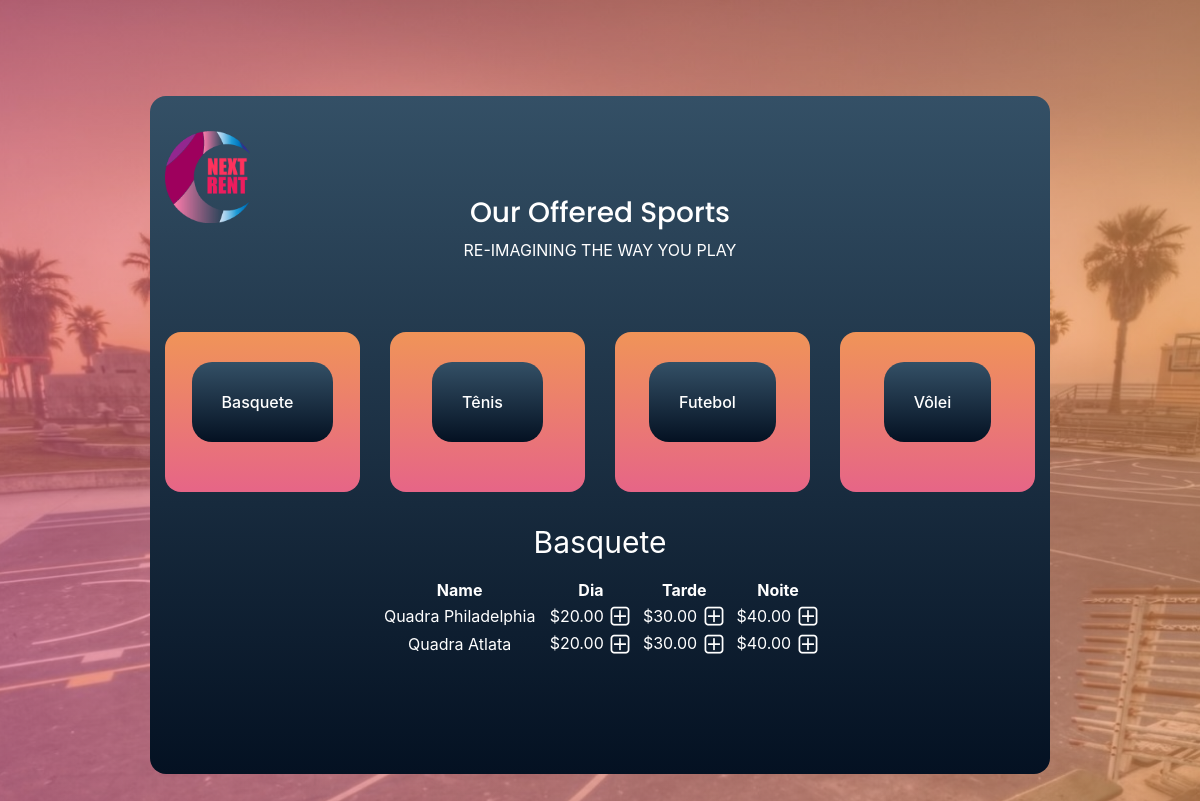
Screenshot of /menu/Basquete (signed in) with the database file from the repository.
### orders/models.py (models this page shows, shortened)
class Category(models.Model):
    name=models.CharField(max_length=64)
    def __str__(self):
        return f"{self.name}"

class Basquete(models.Model):
    name=models.CharField(max_length=64)
    dia=models.DecimalField(max_digits=4,decimal_places=2)
    tarde=models.DecimalField(max_digits=4,decimal_places=2)
    noite=models.DecimalField(max_digits=4,decimal_places=2)

### orders/views.py (the view)
# urls.py: path("menu/<str:category>", views.menu, name="menu"),
def menu(request,category):
    menu,columns=findTable(category)
    order_number=User_order.objects.get(user=request.user,status='initiated').order_number
    context = {
        "user":request.user,
        "Checkout":Order2.objects.filter(user=request.user,number=order_number),
        "Checkout_category":Order2.objects.filter(user=request.user,number=order_number).values_list('category').distinct(),
        "Total":list(Order2.objects.filter(user=request.user,number=order_number).aggregate(Sum('price')).values())[0],
        "Category": Category.objects.all(),
        "Active_category":category,
        "Menu": menu,
        "Columns":columns,
        "Topping_price": 0.00,
        "Order_number":order_number
    }
    return render(request,"menu.html",context)

### orders/views.py (called while the page is built)
def findTable(category):
    if category == "Regular Pizza":
        menu=Regular_pizza.objects.all()
        columns=3
    elif category == "Sicilian Pizza":
        menu=Sicilian_pizza.objects.all()
        columns=3
    elif category == "Toppings":
        menu=Topping.objects.all()
        columns=1
    elif category == "Basquete":
        menu=Basquete.objects.all()
        columns=4
    elif category == "Tênis":
        menu=Tênis.objects.all()
        columns=4
    elif category == "Futebol":
        menu=Futebol.objects.all()
        columns=4
    elif category == "Vôlei":
        menu=Vôlei.objects.all()
        columns=4
    return menu,columns

### orders/templates/menu.html (shortened to what this page needs)
<!DOCTYPE html>
<html lang="zxx" class="no-js">
<head>
		{% load static %}
		<link rel="stylesheet" type="text/css" href="{% static 'styles.css' %}">
		<link rel="stylesheet" href="https://cdn.linearicons.com/free/1.0.0/icon-font.min.css">
		<link rel="stylesheet" type="text/css" href="https://cdn.jsdelivr.net/npm/owlcarousel@1.3.3/owl-carousel/owl.carousel.min.css">
		<link rel="stylesheet" type="text/css" href="https://cdnjs.cloudflare.com/ajax/libs/font-awesome/4.7.0/css/font-awesome.min.css">
		<link rel="stylesheet" type="text/css" href="{% static 'nice-select.css' %}">
		<link rel="stylesheet" type="text/css" href="https://cdn.jsdelivr.net/npm/magnific-popup@1.1.0/dist/magnific-popup.css">
		<link rel="stylesheet" href="https://stackpath.bootstrapcdn.com/bootstrap/4.3.1/css/bootstrap.min.css">
</head>
<body>
    <div class="main-wrapper-first">
        {% if Category %}
            <header>
                <div class="container">
                    <div class="header-wrap">
                        <div class="header-top d-flex justify-content-between align-items-center">
                            <div class="logo">
                                <a href="{% url 'index' %}"><img class="imagem" style="margin-top: 5px;" src="{% static 'logo.png' %}" alt=""></a>
                            </div>
                            <div class="main-menubar d-flex align-items-center">
                            </div>
                        </div>
                    </div>
                </div>
            </header>
        {% endif %}
        <section class="service-area" id="rent">
            <div class="container">
                <div class="row justify-content-center">
                    <div class="col-lg-8">
                        <div class="section-title text-center">
                            <h3 class="text-white">Our Offered Sports</h3>
                            <span class="text-white text-uppercase">Re-imagining the way you play</span>
                        </div>
                    </div>
                </div>
                <div class="row">
                    {% for category in Category %}
                        <div class="col-lg-3 col-sm-6">
                            <div class="single-service">
                                <div class="thumb" style="background-image: linear-gradient(0deg, #e66587 0%, #f09458 100%)!important;">
                                    <div class="d-flex justify-content-center align-items-center">
                                        <a href="{% url 'menu' category %}" style="line-height: 80px!important;" class="primary-btn hover d-inline-flex align-items-center"><span class="mr-10">{{ category }}</span></a>
                                    </div>
                                </div>
                            </div>
                        </div>
                    {% endfor %}
                </div>
            </div>
            <div style="margin-top: 1em!important; color: #fff!important;">
                <table class='table-small w-50 mx-auto text-center '>
                    <caption style='caption-side:top;color:white;font-size: 30px;text-align: center'>{{Active_category}}</caption>
                    {% if Columns == 4 %}
                        <thead class='thead-light'>
                            <tr >
                                <th>Name</th>
                                <th>Dia</th>
                                <th>Tarde</th>
                                <th>Noite</th>
                            </tr>
                        </thead>
                        <tbody>
                            {% for row in Menu %}
                                <tr>
                                    {% load static %}
                                    <td>{{row.name}}</td>
                                    {% if row.dia == None %}
                                        <td></td>
                                    {% else %}
                                        <td>${{row.dia}}&nbsp;<a href="{% url 'add' Active_category row.name row.dia %}"><img class='plus' src="{% static 'plus.png' %}"></a></td>
                                    {% endif %}
                                    {% if row.tarde == None %}
                                        <td></td>
                                    {% else %}
                                        <td>${{row.tarde}}&nbsp;<a href="{% url 'add' Active_category row.name row.tarde %}"><img class='plus' src="{% static 'plus.png' %}"></a></td>
                                    {% endif %}
                                    <td>${{row.noite}}&nbsp;<a href="{% url 'add' Active_category row.name row.noite %}"><img class='plus' src="{% static 'plus.png' %}"></a></td>
                                </tr>
                            {% endfor %}
                        </tbody>
                    {% endif %}
                </table>
            </div>
        </div>
        <br>
        <br>
        <br>
        <br>
        <br>
	</body>
</html>

### orders/static/styles.css (style rules this page uses)
body { color: #777777; font-family: "Poppins", sans-serif; font-size: 14px; font-weight: 300; line-height: 1.5em; position: relative; -webkit-font-smoothing: antialiased; -moz-osx-font-smoothing: grayscale; }
a { -webkit-transition: all 0.3s ease 0s; -moz-transition: all 0.3s ease 0s; -o-transition: all 0.3s ease 0s; transition: all 0.3s ease 0s; }
a, a:focus, a:hover { text-decoration: none; outline: 0; color: #777777; }
h1, h2, h3, h4, h5, h6 { font-family: "Poppins", sans-serif; color: #222222; line-height: 1.5em; margin-bottom: 0; margin-top: 0; font-weight: 500; }
h3, .h3 { font-size: 24px; }
td, th { border-radius: 0px; }
.mr-10 { margin-right: 10px; }
.text-white { color: #fff; }
h3 { font-size: 24px; }
h1, h2, h3, h4, h5, h6 { line-height: 1.5em; }
.header-wrap { position: relative; }
.header-top { padding: 30px 0; position: absolute; top: 0; left: 0; width: 100%; }
.main-menubar { position: relative; }
body { background-attachment: fixed; background-image: url("../static/body-bg.jpg"); background-position: top center; background-repeat: no-repeat; background-size: cover; position: relative; }
body:after { position: absolute; content: ""; left: 0; top: 0; width: 100%; height: 100%; position: fixed; background-image: -moz-linear-gradient(0deg, #e66587 0%, #f09458 100%); background-image: -webkit-linear-gradient(0deg, #e66587 0%, #f09458 100%); background-image: -ms-linear-gradient(0deg, #e66587 0%, #f09458 100%); opacity: 0.6; z-index: -1; }
.main-wrapper-first { width: 68.75%; margin: 0 auto; margin-top: 6rem; }
@media (min-width: 1200px) { .main-wrapper-first { width: 75%; } }
.p1-gradient-bg, .primary-btn:after, .banner-area, .single-feature .icon:after, .service-area, .story-area, .single-widget .icon:after { background-image: -moz-linear-gradient(to top, #041122 0%, #345066 100%); background-image: -webkit-linear-gradient(to top, #041122 0%, #345066 100%); background-image: linear-gradient(to top, #041122 0%, #345066 100%); border-radius: 1em; }
.section-title { padding-bottom: 30px; }
@media (min-width: 767px) { .primary-btn { margin-top: 15%; } }
@media (min-width: 767px) { .imagem { width:70%; } }
.primary-btn { margin-bottom: 25%; font-size: 1em; line-height: 40px; padding: 0 30px; border-radius: 20px; background: transparent; border: 1px solid #fff; color: #222222; display: inline-block; font-weight: 500; position: relative; -webkit-transition: all 0.3s ease 0s; -moz-transition: all 0.3s ease 0s; -o-transition: all 0.3s ease 0s; transition: all 0.3s ease 0s; cursor: pointer; }
.primary-btn span { color: #fff; position: relative; z-index: 2; }
.primary-btn:after { position: absolute; content: ""; width: 100%; height: 100%; top: 0; left: 0; border-radius: 20px; opacity: 0; -webkit-transition: all 0.3s ease 0s; -moz-transition: all 0.3s ease 0s; -o-transition: all 0.3s ease 0s; transition: all 0.3s ease 0s; z-index: 1; }
.primary-btn.hover { color: #fff; border: 1px solid transparent; }
.primary-btn.hover:after { opacity: 1; }
.service-area { padding: 100px 0; }
.single-service { margin-top: 40px; }
.single-service .thumb { height: 10rem; width: 100%; background-repeat: no-repeat !important; background-size: cover !important; background-position: center center !important; position: relative; border-radius: 1em; }

### rows the page displays
Category: name "Basquete"
Category: name "Tênis"
Category: name "Futebol"
Category: name "Vôlei"
Basquete: name "Quadra Philadelphia", dia "20.00", tarde "30.00", noite "40.00"
Basquete: name "Quadra Atlata", dia "20.00", tarde "30.00", noite "40.00"

### other values shown
{{ Active_category }} "Basquete"
